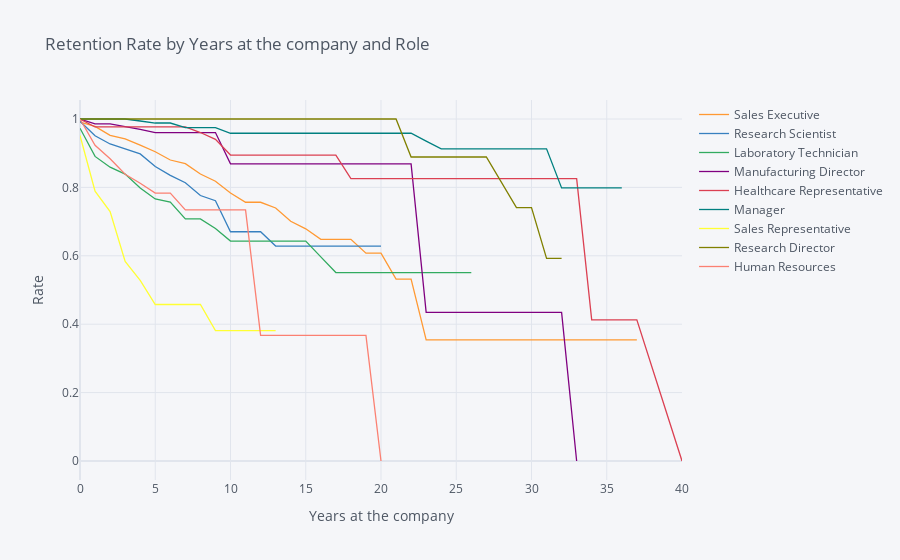

Notebook source saved alongside this figure:
### Markdown cell above
## 8. From the previous example, it looks like the sales department has the highest attrition. Let's drill down on this and look at what the survival curves for specific job roles within that department look like.

Filter the data set for just the sales department and then generate and plot survival curves by job role and the number of years at the company.

### Code cell
employee_age = survival(data, 'JobRole', 'YearsAtCompany', 'Attrition')
employee_age.iplot(kind='line',xTitle='Years at the company', yTitle='Rate', 
                     title='Retention Rate by Years at the company and Role')

### Figure 1 — Plotly figure (JSON) as saved in the notebook; plotly's stock layout.template omitted (floating-point values rounded to 4 significant figures)
{"data": [{"line": {"color": "rgba(255, 153, 51, 1.0)", "dash": "solid", "shape": "linear", "width": 1.3}, "mode": "lines", "name": "Sales Executive", "text": "", "type": "scatter", "x": [0, 1, 2, 3, 4, 5, 6, 7, 8, 9, 10, 11, 12, 13, 14, 15, 16, 17, 18, 19, 20, 21, 22, 23, 24, 25, 26, 27, 29, 30, 31, 32, 33, 34, 36, 37, 40], "y": [0.9908, 0.9783, 0.9523, 0.942, 0.9238, 0.9043, 0.8801, 0.8696, 0.8392, 0.818, 0.7836, 0.7565, 0.7565, 0.7397, 0.7008, 0.6789, 0.648, 0.648, 0.648, 0.6075, 0.6075, 0.5316, 0.5316, 0.3544, 0.3544, 0.3544, 0.3544, 0.3544, 0.3544, 0.3544, 0.3544, 0.3544, 0.3544, 0.3544, 0.3544, 0.3544, ""]}, {"line": {"color": "rgba(55, 128, 191, 1.0)", "dash": "solid", "shape": "linear", "width": 1.3}, "mode": "lines", "name": "Research Scientist", "text": "", "type": "scatter", "x": [0, 1, 2, 3, 4, 5, 6, 7, 8, 9, 10, 11, 12, 13, 14, 15, 16, 17, 18, 19, 20, 21, 22, 23, 24, 25, 26, 27, 29, 30, 31, 32, 33, 34, 36, 37, 40], "y": [0.9932, 0.9509, 0.9269, 0.9135, 0.8979, 0.861, 0.8352, 0.8138, 0.7762, 0.761, 0.6704, 0.6704, 0.6704, 0.6285, 0.6285, 0.6285, 0.6285, 0.6285, 0.6285, 0.6285, 0.6285, "", "", "", "", "", "", "", "", "", "", "", "", "", "", "", ""]}, {"line": {"color": "rgba(50, 171, 96, 1.0)", "dash": "solid", "shape": "linear", "width": 1.3}, "mode": "lines", "name": "Laboratory Technician", "text": "", "type": "scatter", "x": [0, 1, 2, 3, 4, 5, 6, 7, 8, 9, 10, 11, 12, 13, 14, 15, 16, 17, 18, 19, 20, 21, 22, 23, 24, 25, 26, 27, 29, 30, 31, 32, 33, 34, 36, 37, 40], "y": [0.973, 0.8906, 0.8591, 0.839, 0.7985, 0.766, 0.7571, 0.708, 0.708, 0.6796, 0.6429, 0.6429, 0.6429, 0.6429, 0.6429, 0.6429, 0.597, 0.5511, 0.5511, 0.5511, 0.5511, 0.5511, 0.5511, 0.5511, 0.5511, 0.5511, 0.5511, "", "", "", "", "", "", "", "", "", ""]}, {"line": {"color": "rgba(128, 0, 128, 1.0)", "dash": "solid", "shape": "linear", "width": 1.3}, "mode": "lines", "name": "Manufacturing Director", "text": "", "type": "scatter", "x": [0, 1, 2, 3, 4, 5, 6, 7, 8, 9, 10, 11, 12, 13, 14, 15, 16, 17, 18, 19, 20, 21, 22, 23, 24, 25, 26, 27, 29, 30, 31, 32, 33, 34, 36, 37, 40], "y": [1, 0.986, 0.986, 0.9783, 0.9697, 0.9603, 0.9603, 0.9603, 0.9603, 0.9603, 0.8688, 0.8688, 0.8688, 0.8688, 0.8688, 0.8688, 0.8688, 0.8688, 0.8688, 0.8688, 0.8688, 0.8688, 0.8688, 0.4344, 0.4344, 0.4344, 0.4344, 0.4344, 0.4344, 0.4344, 0.4344, 0.4344, 0, "", "", "", ""]}, {"line": {"color": "rgba(219, 64, 82, 1.0)", "dash": "solid", "shape": "linear", "width": 1.3}, "mode": "lines", "name": "Healthcare Representative", "text": "", "type": "scatter", "x": [0, 1, 2, 3, 4, 5, 6, 7, 8, 9, 10, 11, 12, 13, 14, 15, 16, 17, 18, 19, 20, 21, 22, 23, 24, 25, 26, 27, 29, 30, 31, 32, 33, 34, 36, 37, 40], "y": [1, 0.9767, 0.9767, 0.9767, 0.9767, 0.9767, 0.9767, 0.9767, 0.9605, 0.9405, 0.8946, 0.8946, 0.8946, 0.8946, 0.8946, 0.8946, 0.8946, 0.8946, 0.8258, 0.8258, 0.8258, 0.8258, 0.8258, 0.8258, 0.8258, 0.8258, 0.8258, 0.8258, 0.8258, 0.8258, 0.8258, 0.8258, 0.8258, 0.4129, 0.4129, 0.4129, 0]}, {"line": {"color": "rgba(0, 128, 128, 1.0)", "dash": "solid", "shape": "linear", "width": 1.3}, "mode": "lines", "name": "Manager", "text": "", "type": "scatter", "x": [0, 1, 2, 3, 4, 5, 6, 7, 8, 9, 10, 11, 12, 13, 14, 15, 16, 17, 18, 19, 20, 21, 22, 23, 24, 25, 26, 27, 29, 30, 31, 32, 33, 34, 36, 37, 40], "y": [1, 1, 1, 1, 0.9941, 0.9882, 0.9882, 0.9745, 0.9745, 0.9745, 0.9583, 0.9583, 0.9583, 0.9583, 0.9583, 0.9583, 0.9583, 0.9583, 0.9583, 0.9583, 0.9583, 0.9583, 0.9583, 0.9355, 0.9126, 0.9126, 0.9126, 0.9126, 0.9126, 0.9126, 0.9126, 0.7986, 0.7986, 0.7986, 0.7986, "", ""]}, {"line": {"color": "rgba(255, 255, 51, 1.0)", "dash": "solid", "shape": "linear", "width": 1.3}, "mode": "lines", "name": "Sales Representative", "text": "", "type": "scatter", "x": [0, 1, 2, 3, 4, 5, 6, 7, 8, 9, 10, 11, 12, 13, 14, 15, 16, 17, 18, 19, 20, 21, 22, 23, 24, 25, 26, 27, 29, 30, 31, 32, 33, 34, 36, 37, 40], "y": [0.9518, 0.789, 0.7295, 0.5836, 0.528, 0.4576, 0.4576, 0.4576, 0.4576, 0.3813, 0.3813, 0.3813, 0.3813, 0.3813, "", "", "", "", "", "", "", "", "", "", "", "", "", "", "", "", "", "", "", "", "", "", ""]}, {"line": {"color": "rgba(128, 128, 0, 1.0)", "dash": "solid", "shape": "linear", "width": 1.3}, "mode": "lines", "name": "Research Director", "text": "", "type": "scatter", "x": [0, 1, 2, 3, 4, 5, 6, 7, 8, 9, 10, 11, 12, 13, 14, 15, 16, 17, 18, 19, 20, 21, 22, 23, 24, 25, 26, 27, 29, 30, 31, 32, 33, 34, 36, 37, 40], "y": [1, 1, 1, 1, 1, 1, 1, 1, 1, 1, 1, 1, 1, 1, 1, 1, 1, 1, 1, 1, 1, 1, 0.8889, 0.8889, 0.8889, 0.8889, 0.8889, 0.8889, 0.7407, 0.7407, 0.5926, 0.5926, "", "", "", "", ""]}, {"line": {"color": "rgba(251, 128, 114, 1.0)", "dash": "solid", "shape": "linear", "width": 1.3}, "mode": "lines", "name": "Human Resources", "text": "", "type": "scatter", "x": [0, 1, 2, 3, 4, 5, 6, 7, 8, 9, 10, 11, 12, 13, 14, 15, 16, 17, 18, 19, 20, 21, 22, 23, 24, 25, 26, 27, 29, 30, 31, 32, 33, 34, 36, 37, 40], "y": [1, 0.9231, 0.8838, 0.8385, 0.8123, 0.7833, 0.7833, 0.7343, 0.7343, 0.7343, 0.7343, 0.7343, 0.3672, 0.3672, 0.3672, 0.3672, 0.3672, 0.3672, 0.3672, 0.3672, 0, "", "", "", "", "", "", "", "", "", "", "", "", "", "", "", ""]}], "layout": {"legend": {"bgcolor": "#F5F6F9", "font": {"color": "#4D5663"}}, "paper_bgcolor": "#F5F6F9", "plot_bgcolor": "#F5F6F9", "title": {"font": {"color": "#4D5663"}, "text": "Retention Rate by Years at the company and Role"}, "xaxis": {"gridcolor": "#E1E5ED", "showgrid": true, "tickfont": {"color": "#4D5663"}, "title": {"font": {"color": "#4D5663"}, "text": "Years at the company"}, "zerolinecolor": "#E1E5ED"}, "yaxis": {"gridcolor": "#E1E5ED", "showgrid": true, "tickfont": {"color": "#4D5663"}, "title": {"font": {"color": "#4D5663"}, "text": "Rate"}, "zerolinecolor": "#E1E5ED"}}}
